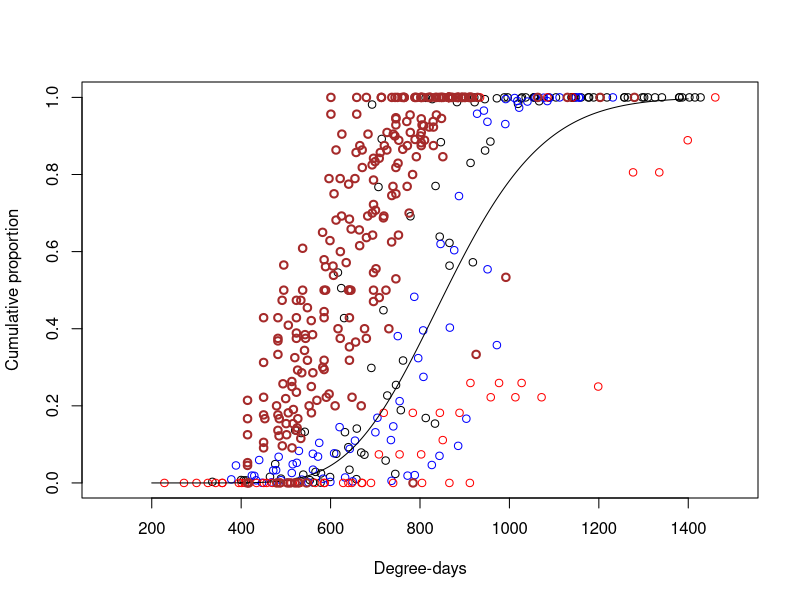
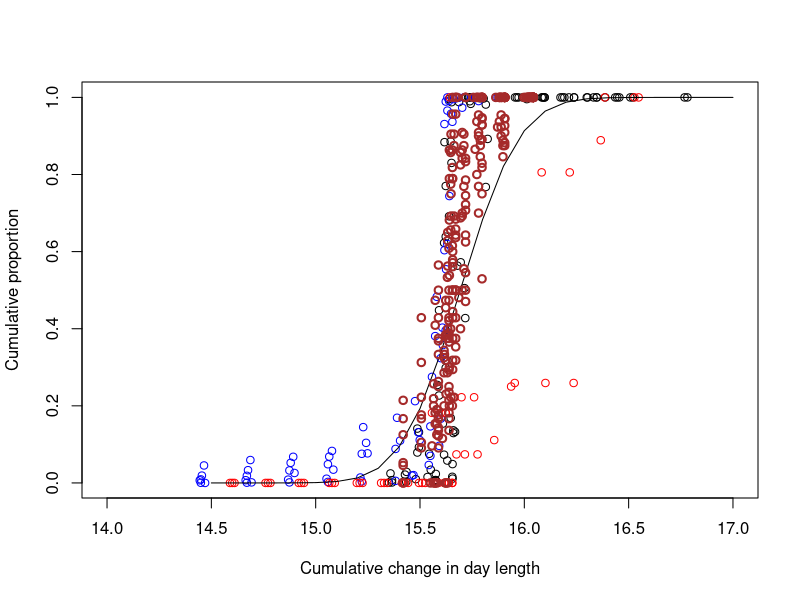

These charts were generated, in order, by the following R code:
Aphid_2022FCl <- read.csv("./Data/year2022.csv")
Aphid_2020FCl <- read.csv("./Data/year2020.csv")
Aphid_2019FCl <- read.csv("./Data/year2019.csv")
Aphid_2020FCl2 <- read.csv("./Data/year2020Val.csv") # Validation


require(MASS)

# Modeling only degree-days

plot(Aphid_2022FCl$AphidDDS, (Aphid_2022FCl$CumAphid), xlim = c(100, 1500), xlab = "Degree-days", ylab = "Cumulative proportion")
points(Aphid_2020FCl$Aphids_DD, (Aphid_2020FCl$CumAphid), col  = "blue")
points(Aphid_2019FCl$Aphids_DD, (Aphid_2019FCl$CumAphid), col  = "red")

degd <- c(Aphid_2022FCl$AphidDDS, Aphid_2020FCl$Aphids_DD, Aphid_2019FCl$Aphids_DD) # vector with degree-days for all years
PrAphid <- c((Aphid_2022FCl$PrAphid), (Aphid_2020FCl$PrAphid), (Aphid_2019FCl$PrAphid)) # vector with proportion of aphids (out of the total per site) per site per sampling time for all years

aphDDs <- rep(degd, round(PrAphid * 1000)) # variable repeating degree-days weighted by proportions of aphids. This is required for parameter estimation of a gamma pdf

modDDs <- fitdistr(aphDDs, "gamma")

lines(seq(200, 1400), pgamma(seq(200, 1400), shape = coef(modDDs)[1], rate = coef(modDDs)[2])) # adds the line with the gamma model
points(Aphid_2020FCl2$Aphids_DD, (Aphid_2020FCl2$CumAphid), col = "brown", lwd = 2) # adds the "validation" points (from pea crops, not included in parameter estimation)


# Modeling only day length

# Important: I had to tweak the daylength variable. The original one (dl) is circular. I'm using the cumulative difference between lengths in hours (dlD), so it does not go back after reaching the max daylength

plot(Aphid_2022FCl$dlD, (Aphid_2022FCl$CumAphid), xlim = c(14, 17), xlab = "Cumulative change in day length", ylab = "Cumulative proportion")
points(Aphid_2020FCl$dlD, (Aphid_2020FCl$CumAphid), col  = "blue")
points(Aphid_2019FCl$dlD, (Aphid_2019FCl$CumAphid), col  = "red")

light <- c(Aphid_2022FCl$dlD, Aphid_2020FCl$dlD, Aphid_2019FCl$dlD) # vector with degree-days for all years
aphlight <- rep(light, round(PrAphid * 1000)) # variable repeating daylengths weighted by proportions of aphids. This is required for parameter estimation of a gamma pdf

modlgt <- fitdistr(aphlight, "gamma")

lines(seq(14.5, 17, 0.1), pgamma(seq(14.5, 17, 0.1), shape = coef(modlgt)[1], rate = coef(modlgt)[2])) # adds the line with the gamma model
points(Aphid_2020FCl2$dlD, (Aphid_2020FCl2$CumAphid), col = "brown", lwd = 2) # adds the "validation" points (from pea crops, not included in parameter estimation)

